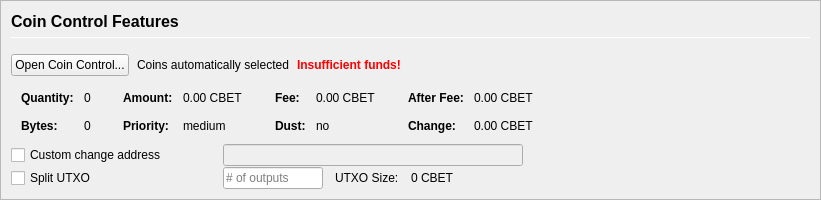
         <widget class="QFrame" name="frameCoinControl">
          <property name="sizePolicy">
           <sizepolicy hsizetype="Expanding" vsizetype="Expanding">
            <horstretch>0</horstretch>
            <verstretch>0</verstretch>
           </sizepolicy>
          </property>
          <property name="maximumSize">
           <size>
            <width>16777215</width>
            <height>16777215</height>
           </size>
          </property>
          <property name="frameShape">
           <enum>QFrame::StyledPanel</enum>
          </property>
          <property name="frameShadow">
           <enum>QFrame::Sunken</enum>
          </property>
          <layout class="QVBoxLayout" name="verticalLayoutCoinControl2">
           <property name="spacing">
            <number>0</number>
           </property>
           <property name="leftMargin">
            <number>0</number>
           </property>
           <property name="topMargin">
            <number>0</number>
           </property>
           <property name="rightMargin">
            <number>0</number>
           </property>
           <property name="bottomMargin">
            <number>0</number>
           </property>
           <item>
            <widget class="QFrame" name="frameCoinControl_BG">
             <layout class="QVBoxLayout" name="verticalLayoutCoinControl" stretch="0,0,0,0,0,0">
              <property name="spacing">
               <number>1</number>
              </property>
              <property name="leftMargin">
               <number>10</number>
              </property>
              <property name="topMargin">
               <number>10</number>
              </property>
              <item>
               <layout class="QHBoxLayout" name="horizontalLayoutCoinControl1">
                <property name="bottomMargin">
                 <number>15</number>
                </property>
                <item>
                 <layout class="QVBoxLayout" name="verticalLayout_3">
                  <property name="spacing">
                   <number>6</number>
                  </property>
                  <item>
                   <widget class="QLabel" name="labelCoinControlFeatures">
                    <property name="sizePolicy">
                     <sizepolicy hsizetype="Preferred" vsizetype="Maximum">
                      <horstretch>0</horstretch>
                      <verstretch>0</verstretch>
                     </sizepolicy>
                    </property>
                    <property name="minimumSize">
                     <size>
                      <width>0</width>
                      <height>20</height>
                     </size>
                    </property>
                    <property name="font">
                     <font>
                      <pointsize>12</pointsize>
                      <weight>75</weight>
                      <bold>true</bold>
                     </font>
                    </property>
                    <property name="styleSheet">
                     <string notr="true">font-weight:bold;</string>
                    </property>
                    <property name="text">
                     <string>Coin Control Features</string>
                    </property>
                   </widget>
                  </item>
                  <item>
                   <widget class="Line" name="line">
                    <property name="minimumSize">
                     <size>
                      <width>0</width>
                      <height>1</height>
                     </size>
                    </property>
                    <property name="maximumSize">
                     <size>
                      <width>16777215</width>
                      <height>1</height>
                     </size>
                    </property>
                    <property name="orientation">
                     <enum>Qt::Horizontal</enum>
                    </property>
                   </widget>
                  </item>
                 </layout>
                </item>
               </layout>
              </item>
              <item>
               <layout class="QHBoxLayout" name="horizontalLayoutCoinControl2" stretch="0,0,0,0">
                <property name="spacing">
                 <number>8</number>
                </property>
                <property name="bottomMargin">
                 <number>10</number>
                </property>
                <item>
                 <widget class="QPushButton" name="pushButtonCoinControl">
                  <property name="styleSheet">
                   <string notr="true"/>
                  </property>
                  <property name="text">
                   <string>Open Coin Control...</string>
                  </property>
                  <property name="autoDefault">
                   <bool>false</bool>
                  </property>
                 </widget>
                </item>
                <item>
                 <widget class="QLabel" name="labelCoinControlAutomaticallySelected">
                  <property name="text">
                   <string>Coins automatically selected</string>
                  </property>
                  <property name="margin">
                   <number>5</number>
                  </property>
                 </widget>
                </item>
                <item>
                 <widget class="QLabel" name="labelCoinControlInsuffFunds">
                  <property name="font">
                   <font>
                    <weight>75</weight>
                    <bold>true</bold>
                   </font>
                  </property>
                  <property name="styleSheet">
                   <string notr="true">color:red;font-weight:bold;</string>
                  </property>
                  <property name="text">
                   <string>Insufficient funds!</string>
                  </property>
                  <property name="margin">
                   <number>5</number>
                  </property>
                 </widget>
                </item>
                <item>
                 <spacer name="horizontalSpacerCoinControl">
                  <property name="orientation">
                   <enum>Qt::Horizontal</enum>
                  </property>
                  <property name="sizeHint" stdset="0">
                   <size>
                    <width>40</width>
                    <height>1</height>
                   </size>
                  </property>
                 </spacer>
                </item>
               </layout>
              </item>
              <item>
               <widget class="QWidget" name="widgetCoinControl" native="true">
                <property name="sizePolicy">
                 <sizepolicy hsizetype="Preferred" vsizetype="Preferred">
                  <horstretch>0</horstretch>
                  <verstretch>0</verstretch>
                 </sizepolicy>
                </property>
                <property name="minimumSize">
                 <size>
                  <width>0</width>
                  <height>0</height>
                 </size>
                </property>
                <property name="styleSheet">
                 <string notr="true"/>
                </property>
                <layout class="QHBoxLayout" name="horizontalLayoutCoinControl5">
                 <property name="leftMargin">
                  <number>0</number>
                 </property>
                 <property name="topMargin">
                  <number>0</number>
                 </property>
                 <property name="rightMargin">
                  <number>0</number>
                 </property>
                 <property name="bottomMargin">
                  <number>0</number>
                 </property>
                 <item>
                  <layout class="QHBoxLayout" name="horizontalLayoutCoinControl3" stretch="0,0,0,1">
                   <property name="spacing">
                    <number>20</number>
                   </property>
                   <property name="topMargin">
                    <number>0</number>
                   </property>
                   <property name="bottomMargin">
                    <number>10</number>
                   </property>
                   <item>
                    <layout class="QFormLayout" name="formLayoutCoinControl1">
                     <property name="horizontalSpacing">
                      <number>10</number>
                     </property>
                     <property name="verticalSpacing">
                      <number>14</number>
                     </property>
                     <property name="leftMargin">
                      <number>10</number>
                     </property>
                     <property name="topMargin">
                      <number>4</number>
                     </property>
                     <property name="rightMargin">
                      <number>6</number>
                     </property>
                     <item row="0" column="0">
                      <widget class="QLabel" name="labelCoinControlQuantityText">
                       <property name="font">
                        <font>
                         <weight>75</weight>
                         <bold>true</bold>
                        </font>
                       </property>
                       <property name="text">
                        <string>Quantity:</string>
                       </property>
                       <property name="margin">
                        <number>0</number>
                       </property>
                      </widget>
                     </item>
                     <item row="0" column="1">
                      <widget class="QLabel" name="labelCoinControlQuantity">
                       <property name="cursor">
                        <cursorShape>IBeamCursor</cursorShape>
                       </property>
                       <property name="contextMenuPolicy">
                        <enum>Qt::ActionsContextMenu</enum>
                       </property>
                       <property name="text">
                        <string notr="true">0</string>
                       </property>
                       <property name="margin">
                        <number>0</number>
                       </property>
                       <property name="textInteractionFlags">
                        <set>Qt::LinksAccessibleByMouse|Qt::TextSelectableByKeyboard|Qt::TextSelectableByMouse</set>
                       </property>
                      </widget>
                     </item>
                     <item row="1" column="0">
                      <widget class="QLabel" name="labelCoinControlBytesText">
                       <property name="font">
                        <font>
                         <weight>75</weight>
                         <bold>true</bold>
                        </font>
                       </property>
                       <property name="text">
                        <string>Bytes:</string>
                       </property>
                      </widget>
                     </item>
                     <item row="1" column="1">
                      <widget class="QLabel" name="labelCoinControlBytes">
                       <property name="cursor">
                        <cursorShape>IBeamCursor</cursorShape>
                       </property>
                       <property name="contextMenuPolicy">
                        <enum>Qt::ActionsContextMenu</enum>
                       </property>
                       <property name="text">
                        <string notr="true">0</string>
                       </property>
                       <property name="textInteractionFlags">
                        <set>Qt::LinksAccessibleByMouse|Qt::TextSelectableByKeyboard|Qt::TextSelectableByMouse</set>
                       </property>
                      </widget>
                     </item>
                    </layout>
                   </item>
                   <item>
                    <layout class="QFormLayout" name="formLayoutCoinControl2">
                     <property name="horizontalSpacing">
                      <number>10</number>
                     </property>
                     <property name="verticalSpacing">
                      <number>14</number>
                     </property>
                     <property name="leftMargin">
                      <number>6</number>
                     </property>
                     <property name="topMargin">
                      <number>4</number>
                     </property>
                     <property name="rightMargin">
                      <number>6</number>
                     </property>
                     <item row="0" column="0">
                      <widget class="QLabel" name="labelCoinControlAmountText">
                       <property name="font">
                        <font>
                         <weight>75</weight>
                         <bold>true</bold>
                        </font>
                       </property>
                       <property name="text">
                        <string>Amount:</string>
                       </property>
                       <property name="margin">
                        <number>0</number>
                       </property>
                      </widget>
                     </item>
                     <item row="0" column="1">
                      <widget class="QLabel" name="labelCoinControlAmount">
                       <property name="cursor">
                        <cursorShape>IBeamCursor</cursorShape>
                       </property>
                       <property name="contextMenuPolicy">
                        <enum>Qt::ActionsContextMenu</enum>
                       </property>
                       <property name="text">
                        <string notr="true">0.00 CBET</string>
                       </property>
                       <property name="textInteractionFlags">
                        <set>Qt::LinksAccessibleByMouse|Qt::TextSelectableByKeyboard|Qt::TextSelectableByMouse</set>
                       </property>
                      </widget>
                     </item>
                     <item row="1" column="0">
                      <widget class="QLabel" name="labelCoinControlPriorityText">
                       <property name="font">
                        <font>
                         <weight>75</weight>
                         <bold>true</bold>
                        </font>
                       </property>
                       <property name="text">
                        <string>Priority:</string>
                       </property>
                      </widget>
                     </item>
                     <item row="1" column="1">
                      <widget class="QLabel" name="labelCoinControlPriority">
                       <property name="cursor">
                        <cursorShape>IBeamCursor</cursorShape>
                       </property>
                       <property name="contextMenuPolicy">
                        <enum>Qt::ActionsContextMenu</enum>
                       </property>
                       <property name="text">
                        <string>medium</string>
                       </property>
                       <property name="textInteractionFlags">
                        <set>Qt::LinksAccessibleByMouse|Qt::TextSelectableByKeyboard|Qt::TextSelectableByMouse</set>
                       </property>
                      </widget>
                     </item>
                    </layout>
                   </item>
                   <item>
                    <layout class="QFormLayout" name="formLayoutCoinControl3">
                     <property name="horizontalSpacing">
                      <number>10</number>
                     </property>
                     <property name="verticalSpacing">
                      <number>14</number>
                     </property>
                     <property name="leftMargin">
                      <number>6</number>
                     </property>
                     <property name="topMargin">
                      <number>4</number>
                     </property>
                     <property name="rightMargin">
                      <number>6</number>
                     </property>
                     <item row="0" column="0">
                      <widget class="QLabel" name="labelCoinControlFeeText">
                       <property name="font">
                        <font>
                         <weight>75</weight>
                         <bold>true</bold>
                        </font>
                       </property>
                       <property name="text">
                        <string>Fee:</string>
                       </property>
                       <property name="margin">
                        <number>0</number>
                       </property>
                      </widget>
                     </item>
                     <item row="0" column="1">
                      <widget class="QLabel" name="labelCoinControlFee">
                       <property name="cursor">
                        <cursorShape>IBeamCursor</cursorShape>
                       </property>
                       <property name="contextMenuPolicy">
                        <enum>Qt::ActionsContextMenu</enum>
                       </property>
                       <property name="text">
                        <string notr="true">0.00 CBET</string>
                       </property>
                       <property name="textInteractionFlags">
                        <set>Qt::LinksAccessibleByMouse|Qt::TextSelectableByKeyboard|Qt::TextSelectableByMouse</set>
                       </property>
                      </widget>
                     </item>
                     <item row="1" column="0">
                      <widget class="QLabel" name="labelCoinControlLowOutputText">
                       <property name="font">
                        <font>
                         <weight>75</weight>
                         <bold>true</bold>
                        </font>
                       </property>
                       <property name="text">
                        <string>Dust:</string>
                       </property>
                      </widget>
                     </item>
                     <item row="1" column="1">
                      <widget class="QLabel" name="labelCoinControlLowOutput">
                       <property name="cursor">
                        <cursorShape>IBeamCursor</cursorShape>
                       </property>
                       <property name="contextMenuPolicy">
                        <enum>Qt::ActionsContextMenu</enum>
                       </property>
                       <property name="text">
                        <string>no</string>
                       </property>
                       <property name="textInteractionFlags">
                        <set>Qt::LinksAccessibleByMouse|Qt::TextSelectableByKeyboard|Qt::TextSelectableByMouse</set>
                       </property>
                      </widget>
                     </item>
                    </layout>
                   </item>
                   <item>
                    <layout class="QFormLayout" name="formLayoutCoinControl4">
                     <property name="horizontalSpacing">
                      <number>10</number>
                     </property>
                     <property name="verticalSpacing">
                      <number>14</number>
                     </property>
                     <property name="leftMargin">
                      <number>6</number>
                     </property>
                     <property name="topMargin">
                      <number>4</number>
                     </property>
                     <property name="rightMargin">
                      <number>6</number>
                     </property>
                     <item row="0" column="0">
                      <widget class="QLabel" name="labelCoinControlAfterFeeText">
                       <property name="font">
                        <font>
                         <weight>75</weight>
                         <bold>true</bold>
                        </font>
                       </property>
                       <property name="text">
                        <string>After Fee:</string>
                       </property>
                       <property name="margin">
                        <number>0</number>
                       </property>
                      </widget>
                     </item>
                     <item row="0" column="1">
                      <widget class="QLabel" name="labelCoinControlAfterFee">
                       <property name="cursor">
                        <cursorShape>IBeamCursor</cursorShape>
                       </property>
                       <property name="contextMenuPolicy">
                        <enum>Qt::ActionsContextMenu</enum>
                       </property>
                       <property name="text">
                        <string notr="true">0.00 CBET</string>
                       </property>
                       <property name="textInteractionFlags">
                        <set>Qt::LinksAccessibleByMouse|Qt::TextSelectableByKeyboard|Qt::TextSelectableByMouse</set>
                       </property>
                      </widget>
                     </item>
                     <item row="1" column="0">
                      <widget class="QLabel" name="labelCoinControlChangeText">
                       <property name="font">
                        <font>
                         <weight>75</weight>
                         <bold>true</bold>
                        </font>
                       </property>
                       <property name="text">
                        <string>Change:</string>
                       </property>
                      </widget>
                     </item>
                     <item row="1" column="1">
                      <widget class="QLabel" name="labelCoinControlChange">
                       <property name="cursor">
                        <cursorShape>IBeamCursor</cursorShape>
                       </property>
                       <property name="contextMenuPolicy">
                        <enum>Qt::ActionsContextMenu</enum>
                       </property>
                       <property name="text">
                        <string notr="true">0.00 CBET</string>
                       </property>
                       <property name="textInteractionFlags">
                        <set>Qt::LinksAccessibleByMouse|Qt::TextSelectableByKeyboard|Qt::TextSelectableByMouse</set>
                       </property>
                      </widget>
                     </item>
                    </layout>
                   </item>
                  </layout>
                 </item>
                </layout>
               </widget>
              </item>
              <item>
               <layout class="QHBoxLayout" name="horizontalLayoutCoinControl4">
                <property name="spacing">
                 <number>12</number>
                </property>
                <property name="sizeConstraint">
                 <enum>QLayout::SetDefaultConstraint</enum>
                </property>
                <property name="topMargin">
                 <number>0</number>
                </property>
                <property name="rightMargin">
                 <number>0</number>
                </property>
                <item>
                 <widget class="QCheckBox" name="checkBoxCoinControlChange">
                  <property name="sizePolicy">
                   <sizepolicy hsizetype="Preferred" vsizetype="Preferred">
                    <horstretch>0</horstretch>
                    <verstretch>0</verstretch>
                   </sizepolicy>
                  </property>
                  <property name="minimumSize">
                   <size>
                    <width>200</width>
                    <height>0</height>
                   </size>
                  </property>
                  <property name="maximumSize">
                   <size>
                    <width>200</width>
                    <height>16777215</height>
                   </size>
                  </property>
                  <property name="toolTip">
                   <string>If this is activated, but the change address is empty or invalid, change will be sent to a newly generated address.</string>
                  </property>
                  <property name="text">
                   <string>Custom change address</string>
                  </property>
                 </widget>
                </item>
                <item>
                 <widget class="QValidatedLineEdit" name="lineEditCoinControlChange">
                  <property name="enabled">
                   <bool>false</bool>
                  </property>
                  <property name="sizePolicy">
                   <sizepolicy hsizetype="Preferred" vsizetype="Preferred">
                    <horstretch>0</horstretch>
                    <verstretch>0</verstretch>
                   </sizepolicy>
                  </property>
                  <property name="minimumSize">
                   <size>
                    <width>300</width>
                    <height>0</height>
                   </size>
                  </property>
                 </widget>
                </item>
                <item>
                 <widget class="QLabel" name="labelCoinControlChangeLabel">
                  <property name="sizePolicy">
                   <sizepolicy hsizetype="Preferred" vsizetype="Preferred">
                    <horstretch>0</horstretch>
                    <verstretch>0</verstretch>
                   </sizepolicy>
                  </property>
                  <property name="minimumSize">
                   <size>
                    <width>100</width>
                    <height>0</height>
                   </size>
                  </property>
                  <property name="text">
                   <string/>
                  </property>
                  <property name="margin">
                   <number>3</number>
                  </property>
                 </widget>
                </item>
               </layout>
              </item>
              <item>
               <layout class="QHBoxLayout" name="horizontalLayoutCoinControl6">
                <property name="spacing">
                 <number>12</number>
                </property>
                <property name="rightMargin">
                 <number>0</number>
                </property>
                <item>
                 <widget class="QCheckBox" name="splitBlockCheckBox">
                  <property name="sizePolicy">
                   <sizepolicy hsizetype="Preferred" vsizetype="Preferred">
                    <horstretch>0</horstretch>
                    <verstretch>0</verstretch>
                   </sizepolicy>
                  </property>
                  <property name="minimumSize">
                   <size>
                    <width>200</width>
                    <height>0</height>
                   </size>
                  </property>
                  <property name="maximumSize">
                   <size>
                    <width>200</width>
                    <height>16777215</height>
                   </size>
                  </property>
                  <property name="text">
                   <string>Split UTXO</string>
                  </property>
                 </widget>
                </item>
                <item>
                 <widget class="QLineEdit" name="splitBlockLineEdit">
                  <property name="sizePolicy">
                   <sizepolicy hsizetype="Preferred" vsizetype="Preferred">
                    <horstretch>50</horstretch>
                    <verstretch>0</verstretch>
                   </sizepolicy>
                  </property>
                  <property name="minimumSize">
                   <size>
                    <width>100</width>
                    <height>0</height>
                   </size>
                  </property>
                  <property name="maximumSize">
                   <size>
                    <width>100</width>
                    <height>16777215</height>
                   </size>
                  </property>
                  <property name="placeholderText">
                   <string># of outputs</string>
                  </property>
                 </widget>
                </item>
                <item>
                 <widget class="QLabel" name="labelBlockSizeText">
                  <property name="text">
                   <string>UTXO Size:</string>
                  </property>
                 </widget>
                </item>
                <item>
                 <widget class="QLabel" name="labelBlockSize">
                  <property name="text">
                   <string>0 CBET</string>
                  </property>
                 </widget>
                </item>
                <item>
                 <spacer name="horizontalSpacer_7">
                  <property name="orientation">
                   <enum>Qt::Horizontal</enum>
                  </property>
                  <property name="sizeHint" stdset="0">
                   <size>
                    <width>40</width>
                    <height>20</height>
                   </size>
                  </property>
                 </spacer>
                </item>
               </layout>
              </item>
              <item>
               <spacer name="verticalSpacerCoinControl">
                <property name="orientation">
                 <enum>Qt::Vertical</enum>
                </property>
                <property name="sizeHint" stdset="0">
                 <size>
                  <width>800</width>
                  <height>1</height>
                 </size>
                </property>
               </spacer>
              </item>
             </layout>
            </widget>
           </item>
          </layout>
         </widget>
